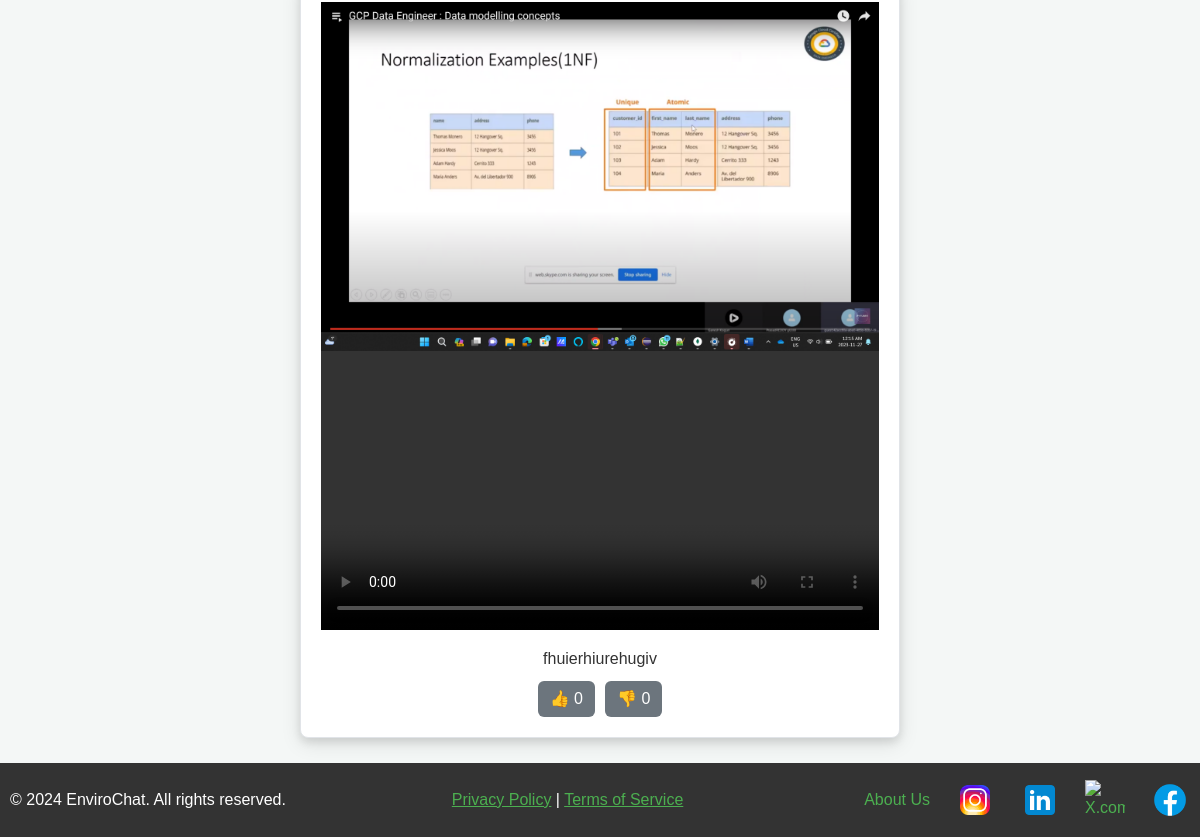
The page /post_response/ (lower part) on the database as committed earlier.
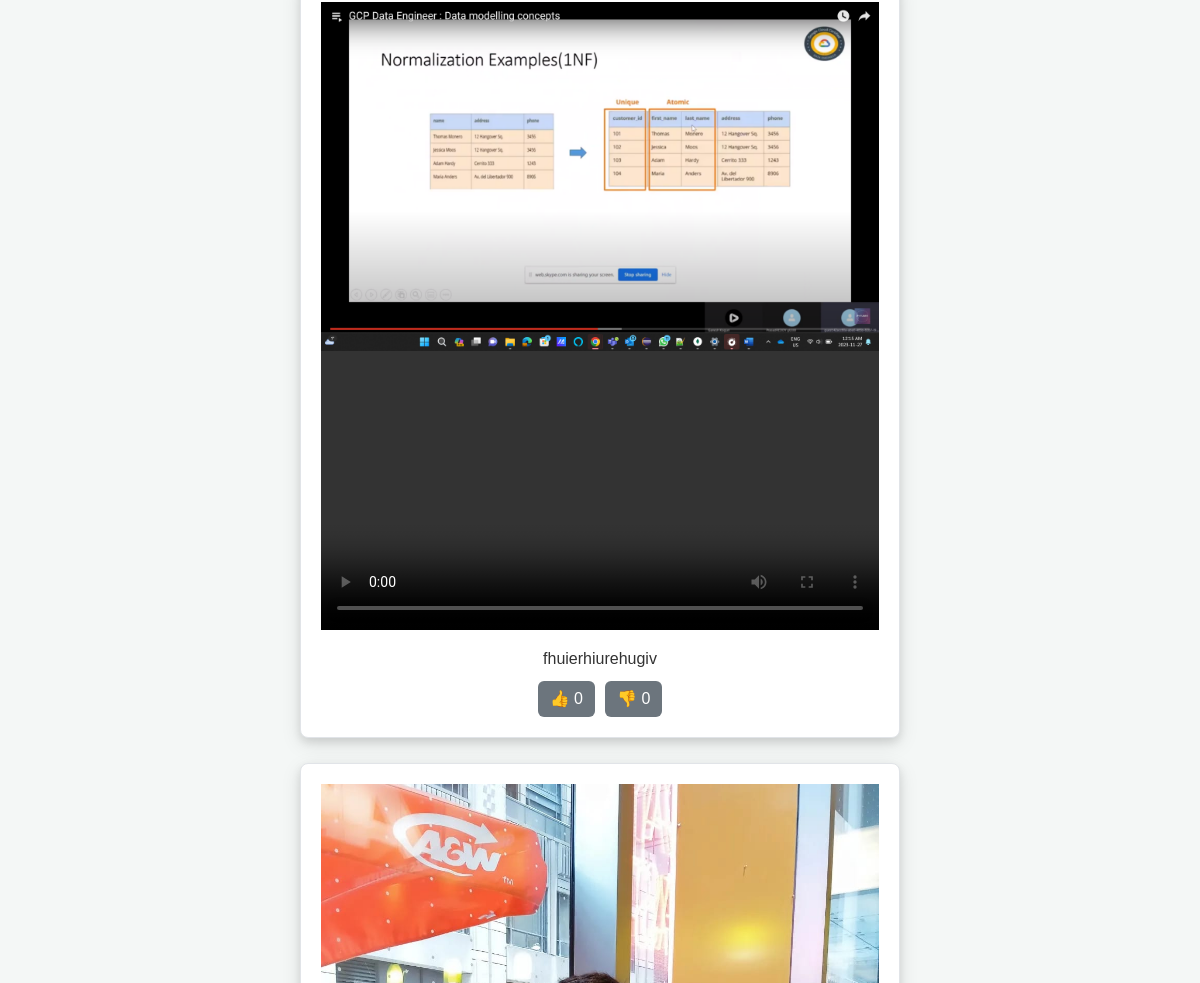
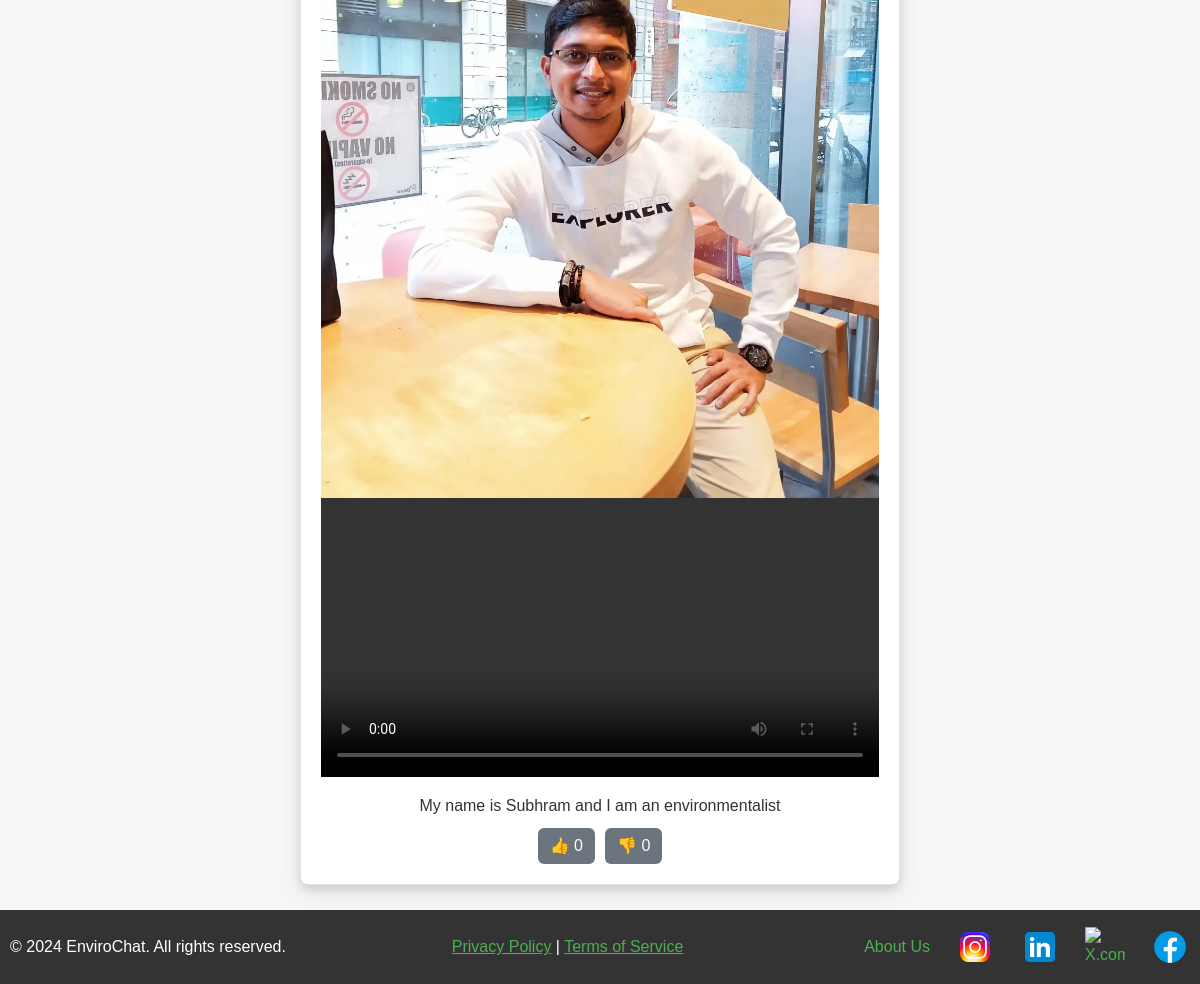
The same page on the database as committed later (2 pictures, top to bottom).
### myapp/models.py (models this page shows, shortened)
class MediaContent(models.Model):
    content = models.TextField()
    image = models.ImageField(upload_to='images/%y', blank=True, null=True)
    video = models.FileField(upload_to='videos/%y', blank=True, null=True)
    likes = models.IntegerField(default=0)
    dislikes = models.IntegerField(default=0)
    feed = models.ForeignKey(Feeds, on_delete=models.CASCADE, related_name='media_related',
                             default=1)
    created_at = models.DateTimeField(default=timezone.now)

### myapp/views.py (the view)
# urls.py: path('post_response/', views.post_response, name='post_response'),
def post_response(request):
    print("entered post_resp")
    posts = MediaContent.objects.all()
    return render(request, 'post_response.html', {'posts': posts})

### myapp/Templates/post_response.html (shortened to what this page needs)
{% extends "base.html" %}
{% load static %}
{% block body_block %}
    <link rel="stylesheet" type="text/css" href="{% static 'styles_posts.css' %}" />
<div class="container mt-5">
    <div class="scroll-container">
        {% for post in posts %}
            <div class="post">
                {% if post.image %}
                    <div class="image-container">
                        <img src="{{ post.image.url }}" alt="Uploaded Image">
                    </div>
                {% endif %}
                {% if post.video %}
                    <div class="video-container">
                        <video controls>
                            <source src="{{ post.video.url }}" type="video/mp4">
                        </video>
                    </div>
                {% endif %}
                <p class="content-text">{{ post.content }}</p>
                <div class="post-buttons">
                    <button class="btn btn-primary" onclick="vote('{{ post.id }}', 'upvote')">
                        👍 <span id="likes-{{ post.id }}">{{ post.likes }}</span>
                    </button>
                    <button class="btn btn-secondary" onclick="vote('{{ post.id }}', 'downvote')">
                        👎 <span id="dislikes-{{ post.id }}">{{ post.dislikes }}</span>
                    </button>
                </div>
            </div>
        {% endfor %}
    </div>
</div>
{% endblock %}

Rows that differ between the two databases and show on the page:
added MediaContent: image (picture), content "My name is Subhram and I am an environmentalist", likes "0", dislikes "0"
